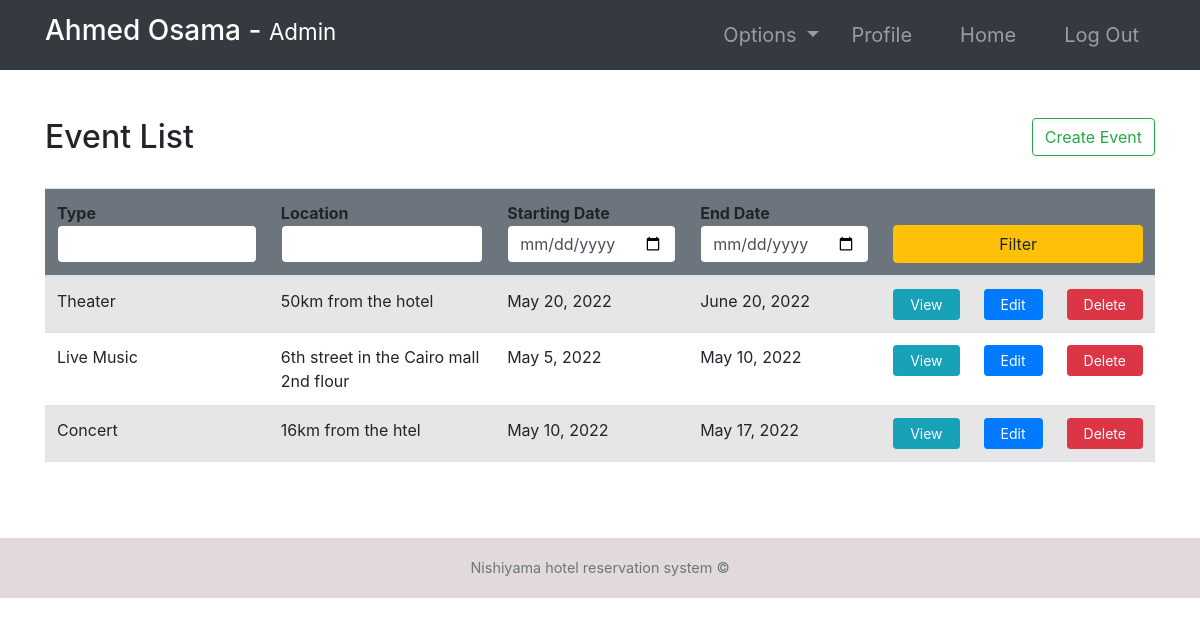
Screenshot of /events/ (signed in) with the database file from the repository.
### hotel/models.py (models this page shows, shortened)
class Event(models.Model):
    EVENT_TYPES = (
        ('Movie', 'Movie'),
        ('Theater', 'Theater'),
        ('Conference', 'Conference'),
        ('Concert', 'Concert'),
        ('Entertainment', 'Entertainment'),
        ('Live Music', 'Live Music'),
    )
    eventType = models.CharField(max_length=20, choices=EVENT_TYPES)
    location = models.CharField(max_length=100)
    startDate = models.DateField()
    endDate = models.DateField()
    explanation = models.TextField()

### hotel/views.py (the view, shortened to what this page needs)
# urls.py: path('events/', events, name="events"),
@login_required(login_url='login')
def events(request):
    role = str(request.user.groups.all()[0])
    path = role + "/"
    events = Event.objects.all()
    attendedEvents = None
    if role == 'guest':
        attendedEvents = EventAttendees.objects.filter(
            guest=request.user.guest)
    context = {
        "role": role,
        'events': events,
        'attendedEvents': attendedEvents,
        "type": request.POST.get("type"),
        "location": request.POST.get("location"),
        "fd": request.POST.get("fd"),
        "ed": request.POST.get("ed")
    }
    return render(request, path + "events.html", context)

### Templates/admin/events.html
{% extends '../index.html' %}
{% block context %}
{% include '../common_pages/authorized-events.html' %}
{% endblock %}

### Templates/incs/nav.html (shortened to what this page needs)
<link rel="stylesheet" href="https://cdn.jsdelivr.net/npm/bootstrap@4.6.0/dist/css/bootstrap.min.css"
>
<nav class="navbar navbar-dark bg-dark navbar-expand-lg py-1 " role="navigation" >
    <div class="container" >
        <a href="" class="navbar-brand">
            <h3 class="text-capitalize">
                {{ request.user.first_name }} {{ request.user.last_name }} -
                <small>
                    {{ role }}
                </small>
            </h3>
        </a>
        <div class="collapse navbar-collapse" id="navbarTags">
            <ul class="navbar-nav ml-auto">
                <li class="nav-item dropdown p-2">
                    <a class="nav-link dropdown-toggle" href="#" id="navbarDropdown" role="button"
                        data-toggle="dropdown" aria-haspopup="true" aria-expanded="false">
                        Options
                    </a>
                </li>
                <li class="nav-item mr-3 p-2">
                    {% if role == 'staff' or role == 'receptionist' or role == 'admin' or role == 'manager' %}
                    <a href="{% url 'employee-profile' user.id %}" class="nav-link">Profile</a>
                    {% endif %}
                </li>
                <li class="nav-item mr-3 p-2">
                    <a href="{% url 'Home'  %}" class="nav-link">Home</a>
                </li>
                <li class="nav-item p-2 ">
                    <a href="{% url 'logout' %}" class="nav-link">Log Out</a>
                </li>
            </ul>
        </div>
    </div>
</nav>

### Templates/common_pages/authorized-events.html (shortened to what this page needs)
<div class="container py-5">
    <div class="table-header row">
        <div class="col-sm-9 col-md-9 col-lg-9 mb-4">
            <h2>Event List</h2>
        </div>
        {% if role == "manager" or role == "admin"%}
        <div class="col-sm-3 col-md-3 col-lg-3 mb-4">
            <form action="" method="post">
                <a href="{% url 'createEvent' %}" class="float-right btn btn-outline-success" type="submit">Create
                    Event</a>
            </form>
        </div>
        {% endif %}
    </div>
    <table class="table table-hover table-striped">
        <thead class="bg-secondary rounded">
            <tr>
                <form action="" method="POST">
                    <th>Type <input type="text" name="type"
                            class="form-control border border-secondary"></th>
                    <th>Location <input type="text" name="location"
                            class="form-control border border-secondary"></th>
                    <th>Starting Date <input type="date" name="fd"
                            class="form-control border border-secondary"></th>
                    <th>End Date <input type="date" name="ed"
                            class="form-control border border-secondary"></th>
                    <th colspan="3"><button type="submit" name="filter" class="btn btn-warning w-100">Filter</button>
                    </th>
                </form>
            </tr>
        </thead>
        <tbody>
            {% for event in events %}
            <tr>
                <td>{{ event.eventType }}</td>
                <td>{{ event.location }}</td>
                <td>{{ event.startDate }}</td>
                <td>{{ event.endDate }}</td>
                <td> <a href="{% url 'event-profile' event.id %}" class="btn btn-sm btn-info px-3">View</a></td>
                {% if role == "manager" or role == "admin" %}
                <td> <a href="{% url 'event-edit' event.id %}" class="btn btn-sm btn-primary px-3">Edit</a></td>
                <td> <a href="{% url 'deleteEvent' event.id %}" class="btn btn-sm btn-danger px-3">Delete</a> </td>
                {% endif %}
            </tr>
            {% endfor %}
        </tbody>
    </table>
</div>

### static/css/main.css (style rules this page uses)
* { margin: 0; padding: 0; -webkit-font-smoothing: antialiased; }
body { position: relative; }
nav .nav-item { font-size: 20px; }

### rows the page displays
Event: eventType "Theater", location "50km from the hotel", startDate "May 20, 2022", endDate "June 20, 2022"
Event: eventType "Live Music", location "6th street in the Cairo mall 2nd flour", startDate "May 5, 2022", endDate "May 10, 2022"
Event: eventType "Concert", location "16km from the htel", startDate "May 10, 2022", endDate "May 17, 2022"

### other values shown
{{ request.user.first_name }} "Ahmed"
{{ request.user.last_name }} "Osama"
{{ role }} "Admin"
